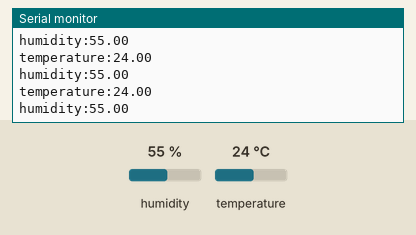
The sketch below on a simulated Arduino Uno, built with avr-gcc and run on an emulated ATmega328P. Shown: the last lines printed to the serial monitor. Inputs (shaded band) come from the test bench; at power-on: humidity 55 %, temperature 24 °C.

Above: at 1.2 s.
1.3 s: humidity set to 22 %
At 2.1 s:
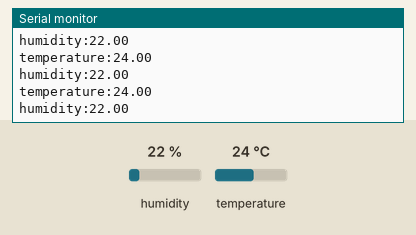
4.3 s: temperature set to 12 °C
At 5.3 s:
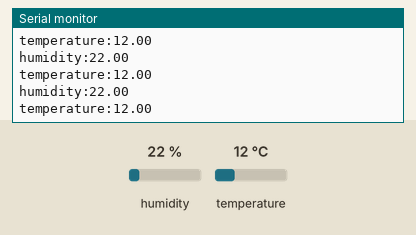
5.8 s: humidity set to 40 %
At 6.6 s:
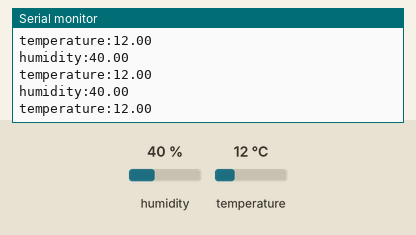
Timing chart, 0 to 8.8 s (numbered marks = the images above; inputs shaded):
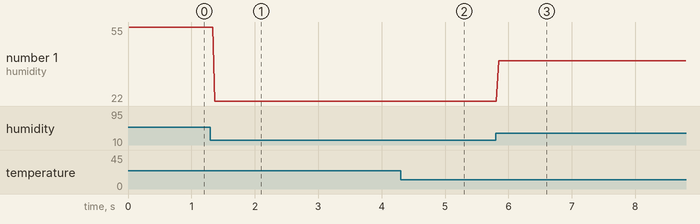

Measured:
- after the input at 1.3 s, the serial monitor: prints a new line after 0.07 s (image 1)
- after the input at 4.3 s, the serial monitor: prints a new line after 0.07 s (image 2)
- after the input at 5.8 s, the serial monitor: prints a new line after 0.05 s (image 3)
- plotted number 1: 55 → 22 after the input at 1.3 s, 22 → 40 after the input at 5.8 s

The sketch:

humTempSensor.ino
```cpp
#include <DHT11.h>
int pin = A0;  // 핀설정
DHT11 dht11(pin);

void setup() {
  Serial.begin(9600);
}

void loop() {
  float humi, temp;
  dht11.read(humi, temp);
  Serial.print("humidity:");
  Serial.println(humi);
  Serial.print("temperature:");
  Serial.println(temp);
}
```
